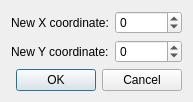
<?xml version="1.0" encoding="UTF-8"?>
<ui version="4.0">
 <class>EWAPointEditorDlgUi</class>
 <widget class="QDialog" name="EWAPointEditorDlgUi">
  <property name="geometry">
   <rect>
    <x>0</x>
    <y>0</y>
    <width>189</width>
    <height>95</height>
   </rect>
  </property>
  <property name="windowTitle">
   <string>Point editing</string>
  </property>
  <layout class="QGridLayout" name="gridLayout">
   <item row="0" column="0">
    <layout class="QFormLayout" name="formLayout">
     <item row="0" column="0">
      <widget class="QLabel" name="label">
       <property name="text">
        <string>New X coordinate:</string>
       </property>
      </widget>
     </item>
     <item row="0" column="1">
      <widget class="QSpinBox" name="pXCoordSpinBox">
       <property name="minimum">
        <number>-65536</number>
       </property>
       <property name="maximum">
        <number>655356</number>
       </property>
      </widget>
     </item>
     <item row="1" column="0">
      <widget class="QLabel" name="label_3">
       <property name="text">
        <string>New Y coordinate:</string>
       </property>
      </widget>
     </item>
     <item row="1" column="1">
      <widget class="QSpinBox" name="pYCoordSpinBox">
       <property name="minimum">
        <number>-65536</number>
       </property>
       <property name="maximum">
        <number>65536</number>
       </property>
      </widget>
     </item>
    </layout>
   </item>
   <item row="1" column="0">
    <widget class="QDialogButtonBox" name="buttonBox">
     <property name="orientation">
      <enum>Qt::Horizontal</enum>
     </property>
     <property name="standardButtons">
      <set>QDialogButtonBox::Cancel|QDialogButtonBox::Ok</set>
     </property>
    </widget>
   </item>
  </layout>
 </widget>
 <resources/>
 <connections>
  <connection>
   <sender>buttonBox</sender>
   <signal>accepted()</signal>
   <receiver>EWAPointEditorDlgUi</receiver>
   <slot>accept()</slot>
   <hints>
    <hint type="sourcelabel">
     <x>248</x>
     <y>254</y>
    </hint>
    <hint type="destinationlabel">
     <x>157</x>
     <y>274</y>
    </hint>
   </hints>
  </connection>
  <connection>
   <sender>buttonBox</sender>
   <signal>rejected()</signal>
   <receiver>EWAPointEditorDlgUi</receiver>
   <slot>reject()</slot>
   <hints>
    <hint type="sourcelabel">
     <x>316</x>
     <y>260</y>
    </hint>
    <hint type="destinationlabel">
     <x>286</x>
     <y>274</y>
    </hint>
   </hints>
  </connection>
 </connections>
</ui>
